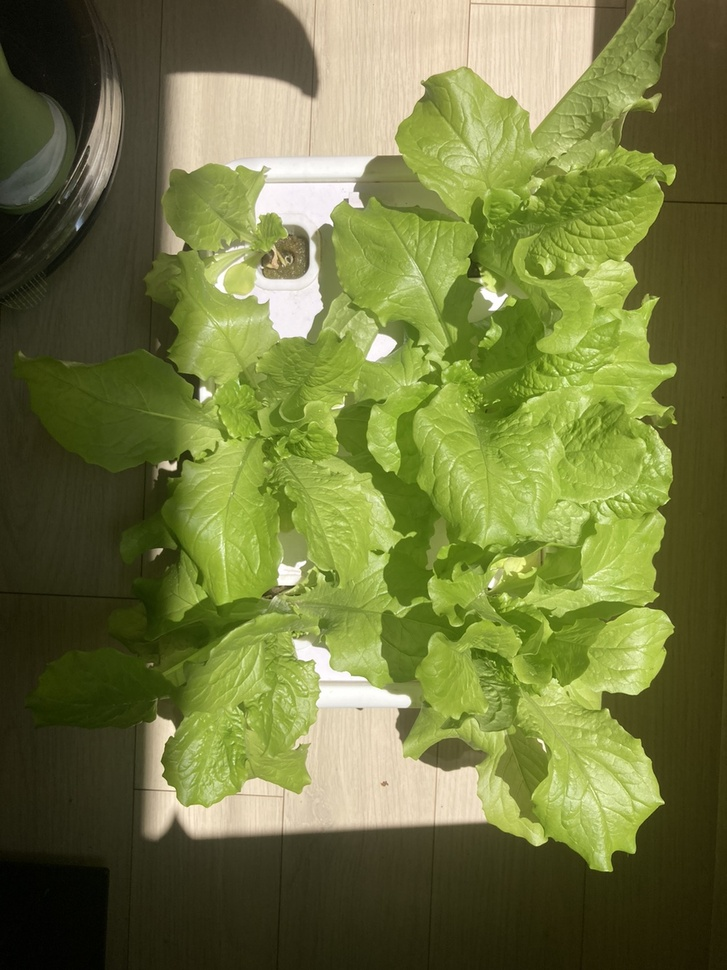
#> input picture lettuce0514.jpg, 727 x 970 px, shrunk from 1000 x 1334 before the run
$ python HSV_Graph.py
#> lines starting #> are read from the running program, lines starting #| are printed output that depends on the picture
import cv2
import numpy as np
import matplotlib.pyplot as plt
import os

# 스크립트의 현재 디렉토리 얻기
script_dir = os.path.dirname(os.path.abspath(__file__))

# 이미지 경로 설정 (스크립트와 동일한 디렉토리)
image_path = os.path.join(script_dir, 'lettuce0514.jpg')

# 이미지 읽기
image = cv2.imread(image_path)
#> image is the input picture: shape (970, 727, 3); mean B, G, R 63.5, 120.1, 113.9

# 이미지가 제대로 읽혔는지 확인
if image is None:
    print("Error: Image not found or unable to load.")
else:
    # BGR에서 HSV로 변환
    hsv = cv2.cvtColor(image, cv2.COLOR_BGR2HSV)
#> hsv: shape (970, 727, 3); mean H, S, V 31.8, 137.7, 122.9

    # HSV 채널 분리
    h, s, v = cv2.split(hsv)
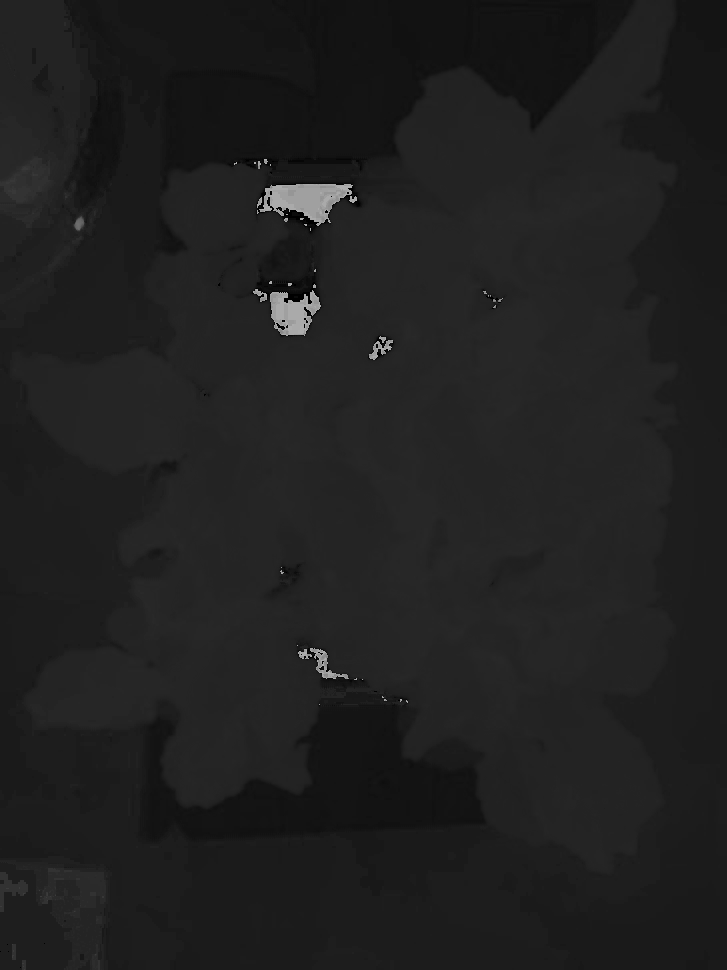
#> h: shape (970, 727); min 0, max 177, mean 31.8
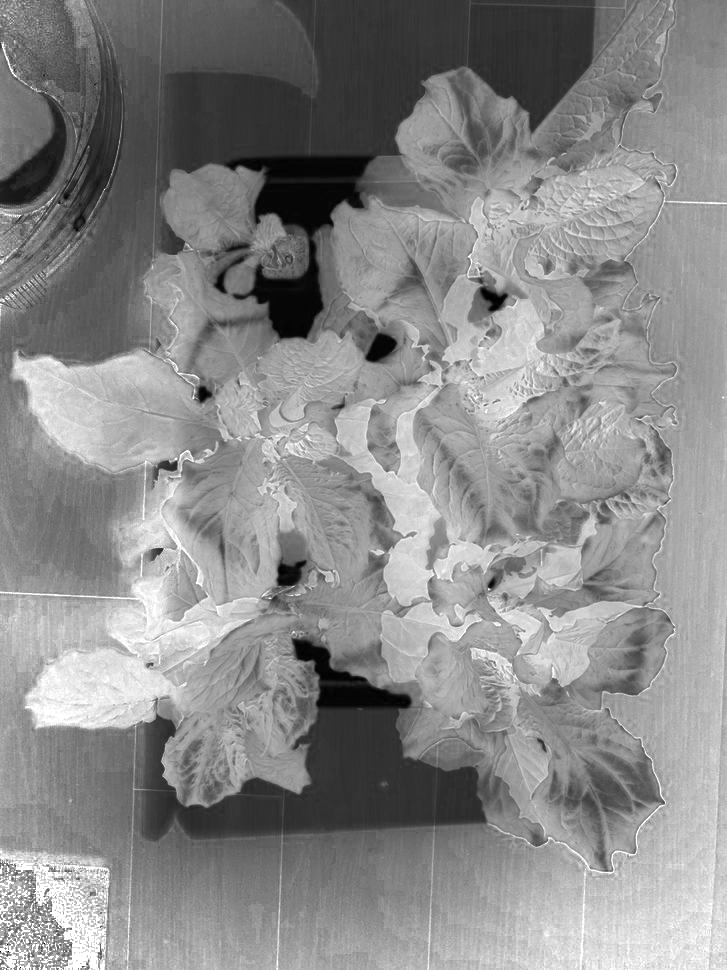
#> s: shape (970, 727); min 0, max 255, mean 137.7
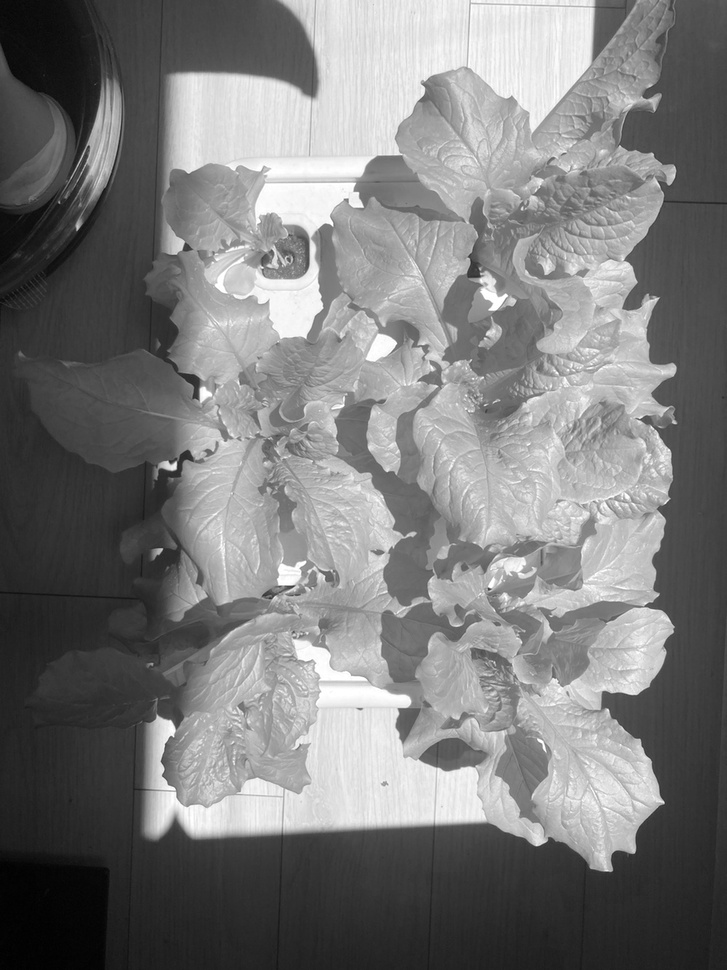
#> v: shape (970, 727); min 0, max 255, mean 122.9

    # 히스토그램 계산 및 시각화
    plt.figure(figsize=(18, 6))

    plt.subplot(1, 3, 1)
    plt.hist(h.ravel(), bins=180, range=[0, 180], color='r')
    plt.title('Hue Channel Histogram')
    plt.xlabel('Hue')
    plt.ylabel('Frequency')

    plt.subplot(1, 3, 2)
    plt.hist(s.ravel(), bins=256, range=[0, 256], color='g')
    plt.title('Saturation Channel Histogram')
    plt.xlabel('Saturation')
    plt.ylabel('Frequency')

    plt.subplot(1, 3, 3)
    plt.hist(v.ravel(), bins=256, range=[0, 256], color='b')
    plt.title('Value Channel Histogram')
    plt.xlabel('Value')
    plt.ylabel('Frequency')

    plt.tight_layout()
    plt.show()
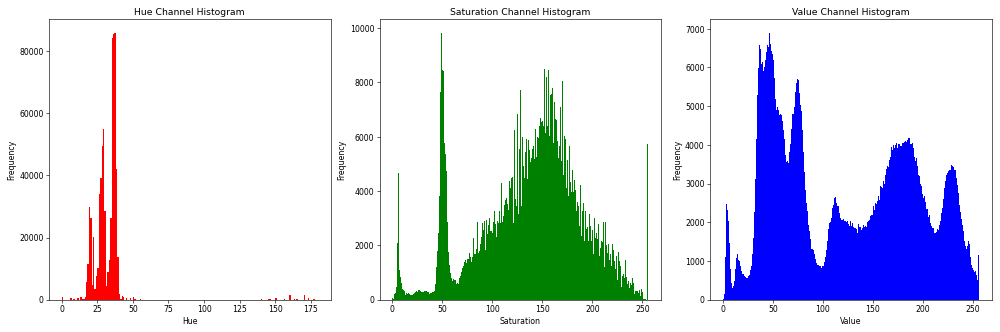
#> figure drawn by matplotlib, 3 panels; panel 1: tallest bar 85969 high, from x = 37 to 38; panel 2: tallest bar 9833 high, from x = 49 to 50; panel 3: tallest bar 6896 high, from x = 46 to 47
